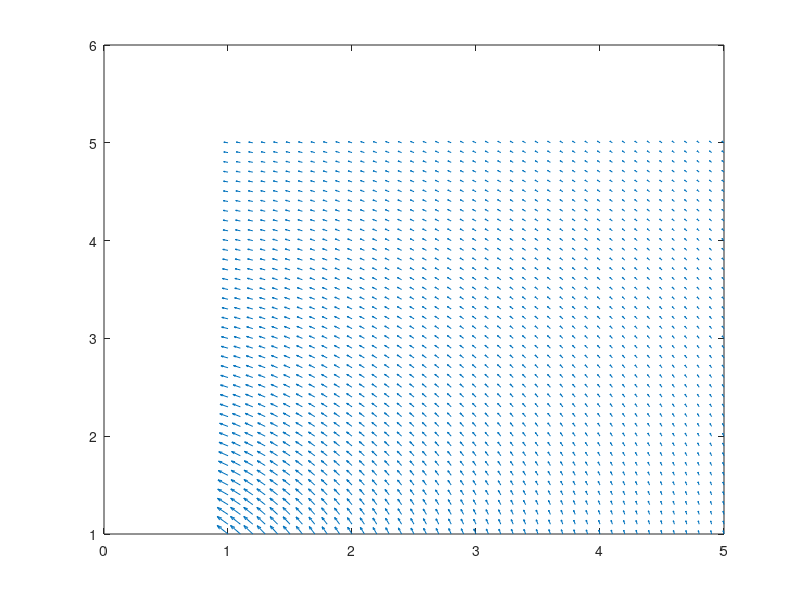
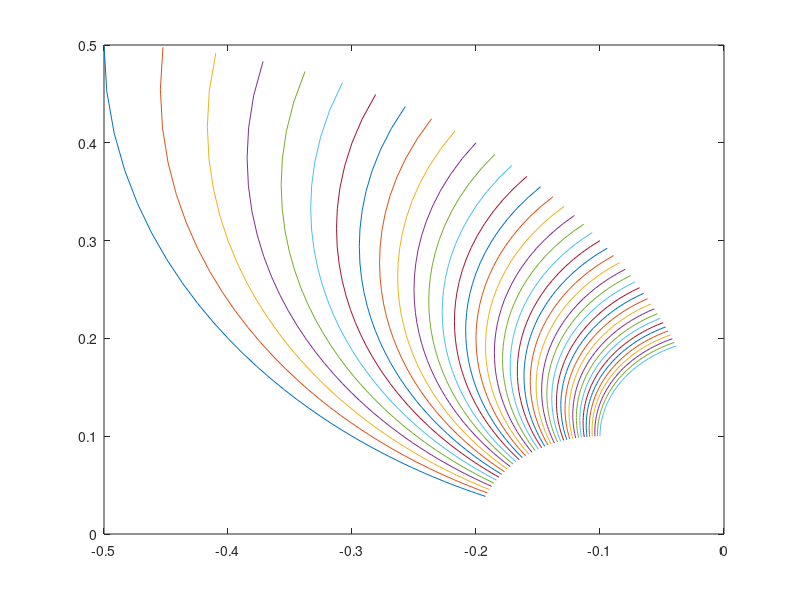

Source code (MATLAB) for these figures, in order:

% % is used for comment  
clear all  %clear all removes all variables from the current workspace, releasing them from system memory
close all  %close all closes all figures whose handles are visible
clc        %clc clears all the text from the Command Window, resulting in a clear screen

%input range
x = 1:0.1:5;
y = x;

%meshgrid(x,y) returns 2-D grid coordinates based on the coordinates contained in vectors x and y
[X,Y]= meshgrid(x,y);

%vectors v_x and v_y
v_x = -Y./(X.^2 + Y.^2);
v_y = X./(X.^2 + Y.^2);

figure(1)

%quiver(X,Y,v_x,v_y) plots arrows with directional components U and V at the Cartesian coordinates specified by X and Y
quiver(X,Y,v_x,v_y)

figure(2)

%plot(v_x,v_y) creates a 2-D line plot of the data in v_y versus the corresponding values in v_x.
plot(v_x, v_y)